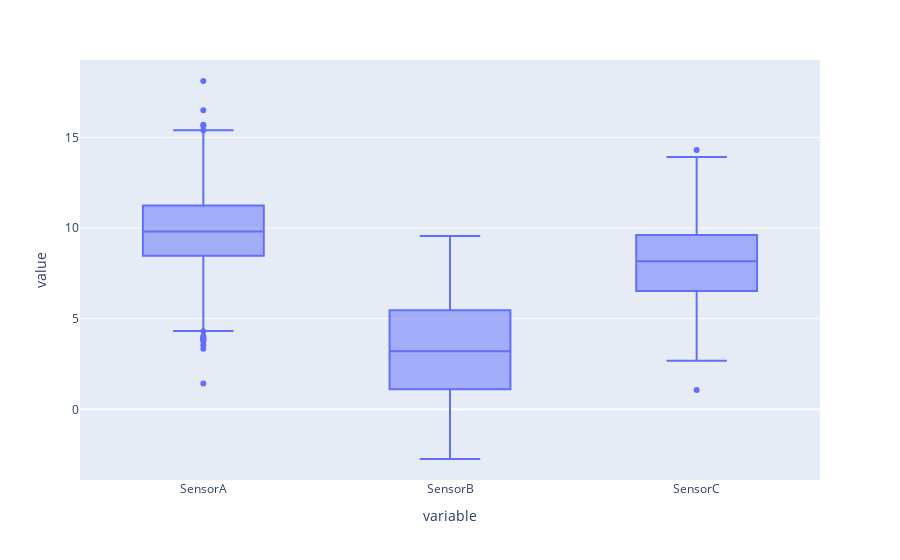

The notebook cell saved with this chart:
### Code cell
fig4=px.box(df)
fig4.show()

### Figure 1 — Plotly figure (JSON) as saved in the notebook; plotly's stock layout.template omitted (floating-point values rounded to 4 significant figures; data arrays with more than 128 entries replaced by an {"elided": "..."} marker saying what was removed)
{"data": [{"alignmentgroup": "True", "hovertemplate": "variable=%{x}<br>value=%{y}<extra></extra>", "legendgroup": "", "marker": {"color": "#636efa"}, "name": "", "notched": false, "offsetgroup": "", "orientation": "v", "showlegend": false, "type": "box", "x": {"elided": "4320 str values"}, "x0": " ", "xaxis": "x", "y": {"elided": "4320 float values"}, "y0": " ", "yaxis": "y"}], "layout": {"boxmode": "group", "legend": {"tracegroupgap": 0}, "margin": {"t": 60}, "xaxis": {"anchor": "y", "domain": [0, 1], "title": {"text": "variable"}}, "yaxis": {"anchor": "x", "domain": [0, 1], "title": {"text": "value"}}}}
